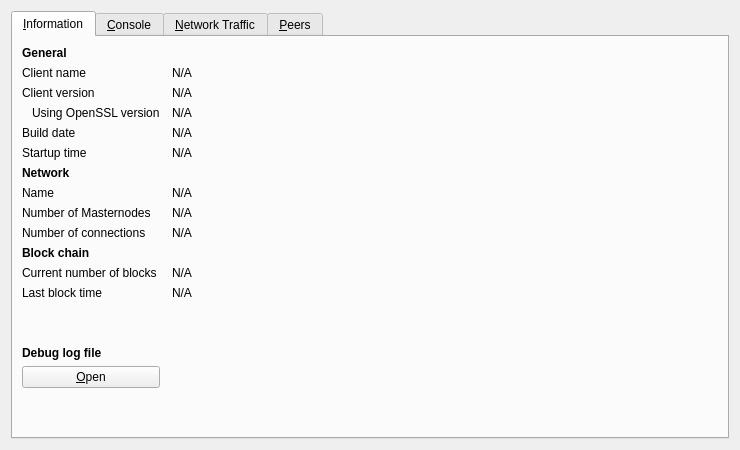
<?xml version="1.0" encoding="UTF-8"?>
<ui version="4.0">
 <class>RPCConsole</class>
 <widget class="QWidget" name="RPCConsole">
  <property name="geometry">
   <rect>
    <x>0</x>
    <y>0</y>
    <width>740</width>
    <height>450</height>
   </rect>
  </property>
  <property name="windowTitle">
   <string>Debug window</string>
  </property>
  <layout class="QVBoxLayout" name="verticalLayout_2">
   <item>
    <widget class="QTabWidget" name="tabWidget">
     <property name="currentIndex">
      <number>0</number>
     </property>
     <widget class="QWidget" name="tab_info">
      <attribute name="title">
       <string>&amp;Information</string>
      </attribute>
      <layout class="QGridLayout" name="gridLayout" columnstretch="0,1">
       <property name="horizontalSpacing">
        <number>12</number>
       </property>
       <item row="0" column="0">
        <widget class="QLabel" name="label_9">
         <property name="font">
          <font>
           <weight>75</weight>
           <bold>true</bold>
          </font>
         </property>
         <property name="text">
          <string>General</string>
         </property>
        </widget>
       </item>
       <item row="1" column="0">
        <widget class="QLabel" name="label_5">
         <property name="text">
          <string>Client name</string>
         </property>
        </widget>
       </item>
       <item row="1" column="1">
        <widget class="QLabel" name="clientName">
         <property name="cursor">
          <cursorShape>IBeamCursor</cursorShape>
         </property>
         <property name="text">
          <string>N/A</string>
         </property>
         <property name="textFormat">
          <enum>Qt::PlainText</enum>
         </property>
         <property name="textInteractionFlags">
          <set>Qt::LinksAccessibleByMouse|Qt::TextSelectableByKeyboard|Qt::TextSelectableByMouse</set>
         </property>
        </widget>
       </item>
       <item row="2" column="0">
        <widget class="QLabel" name="label_6">
         <property name="text">
          <string>Client version</string>
         </property>
        </widget>
       </item>
       <item row="2" column="1">
        <widget class="QLabel" name="clientVersion">
         <property name="cursor">
          <cursorShape>IBeamCursor</cursorShape>
         </property>
         <property name="text">
          <string>N/A</string>
         </property>
         <property name="textFormat">
          <enum>Qt::PlainText</enum>
         </property>
         <property name="textInteractionFlags">
          <set>Qt::LinksAccessibleByMouse|Qt::TextSelectableByKeyboard|Qt::TextSelectableByMouse</set>
         </property>
        </widget>
       </item>
       <item row="3" column="0">
        <widget class="QLabel" name="label_14">
         <property name="text">
          <string>Using OpenSSL version</string>
         </property>
         <property name="indent">
          <number>10</number>
         </property>
        </widget>
       </item>
       <item row="3" column="1">
        <widget class="QLabel" name="openSSLVersion">
         <property name="cursor">
          <cursorShape>IBeamCursor</cursorShape>
         </property>
         <property name="text">
          <string>N/A</string>
         </property>
         <property name="textFormat">
          <enum>Qt::PlainText</enum>
         </property>
         <property name="textInteractionFlags">
          <set>Qt::LinksAccessibleByMouse|Qt::TextSelectableByKeyboard|Qt::TextSelectableByMouse</set>
         </property>
        </widget>
       </item>
       <item row="4" column="0">
        <widget class="QLabel" name="label_12">
         <property name="text">
          <string>Build date</string>
         </property>
        </widget>
       </item>
       <item row="4" column="1">
        <widget class="QLabel" name="buildDate">
         <property name="cursor">
          <cursorShape>IBeamCursor</cursorShape>
         </property>
         <property name="text">
          <string>N/A</string>
         </property>
         <property name="textFormat">
          <enum>Qt::PlainText</enum>
         </property>
         <property name="textInteractionFlags">
          <set>Qt::LinksAccessibleByMouse|Qt::TextSelectableByKeyboard|Qt::TextSelectableByMouse</set>
         </property>
        </widget>
       </item>
       <item row="5" column="0">
        <widget class="QLabel" name="label_13">
         <property name="text">
          <string>Startup time</string>
         </property>
        </widget>
       </item>
       <item row="5" column="1">
        <widget class="QLabel" name="startupTime">
         <property name="cursor">
          <cursorShape>IBeamCursor</cursorShape>
         </property>
         <property name="text">
          <string>N/A</string>
         </property>
         <property name="textFormat">
          <enum>Qt::PlainText</enum>
         </property>
         <property name="textInteractionFlags">
          <set>Qt::LinksAccessibleByMouse|Qt::TextSelectableByKeyboard|Qt::TextSelectableByMouse</set>
         </property>
        </widget>
       </item>
       <item row="6" column="0">
        <widget class="QLabel" name="label_11">
         <property name="font">
          <font>
           <weight>75</weight>
           <bold>true</bold>
          </font>
         </property>
         <property name="text">
          <string>Network</string>
         </property>
        </widget>
       </item>
       <item row="7" column="0">
        <widget class="QLabel" name="label_8">
         <property name="text">
          <string>Name</string>
         </property>
        </widget>
       </item>
       <item row="7" column="1">
        <widget class="QLabel" name="networkName">
         <property name="cursor">
          <cursorShape>IBeamCursor</cursorShape>
         </property>
         <property name="text">
          <string>N/A</string>
         </property>
         <property name="textFormat">
          <enum>Qt::PlainText</enum>
         </property>
         <property name="textInteractionFlags">
          <set>Qt::LinksAccessibleByMouse|Qt::TextSelectableByKeyboard|Qt::TextSelectableByMouse</set>
         </property>
        </widget>
       </item>
       <item row="8" column="0">
        <widget class="QLabel" name="masternodeCountLabel">
         <property name="text">
          <string>Number of Masternodes</string>
         </property>
        </widget>
       </item>
       <item row="8" column="1">
        <widget class="QLabel" name="masternodeCount">
         <property name="text">
          <string>N/A</string>
         </property>
        </widget>
       </item>
       <item row="9" column="0">
        <widget class="QLabel" name="label_7">
         <property name="text">
          <string>Number of connections</string>
         </property>
        </widget>
       </item>
       <item row="9" column="1">
        <widget class="QLabel" name="numberOfConnections">
         <property name="cursor">
          <cursorShape>IBeamCursor</cursorShape>
         </property>
         <property name="text">
          <string>N/A</string>
         </property>
         <property name="textFormat">
          <enum>Qt::PlainText</enum>
         </property>
         <property name="textInteractionFlags">
          <set>Qt::LinksAccessibleByMouse|Qt::TextSelectableByKeyboard|Qt::TextSelectableByMouse</set>
         </property>
        </widget>
       </item>
       <item row="10" column="0">
        <widget class="QLabel" name="label_10">
         <property name="font">
          <font>
           <weight>75</weight>
           <bold>true</bold>
          </font>
         </property>
         <property name="text">
          <string>Block chain</string>
         </property>
        </widget>
       </item>
       <item row="11" column="0">
        <widget class="QLabel" name="label_3">
         <property name="text">
          <string>Current number of blocks</string>
         </property>
        </widget>
       </item>
       <item row="11" column="1">
        <widget class="QLabel" name="numberOfBlocks">
         <property name="cursor">
          <cursorShape>IBeamCursor</cursorShape>
         </property>
         <property name="text">
          <string>N/A</string>
         </property>
         <property name="textFormat">
          <enum>Qt::PlainText</enum>
         </property>
         <property name="textInteractionFlags">
          <set>Qt::LinksAccessibleByMouse|Qt::TextSelectableByKeyboard|Qt::TextSelectableByMouse</set>
         </property>
        </widget>
       </item>
       <item row="12" column="0">
        <widget class="QLabel" name="label_2">
         <property name="text">
          <string>Last block time</string>
         </property>
        </widget>
       </item>
       <item row="12" column="1">
        <widget class="QLabel" name="lastBlockTime">
         <property name="cursor">
          <cursorShape>IBeamCursor</cursorShape>
         </property>
         <property name="text">
          <string>N/A</string>
         </property>
         <property name="textFormat">
          <enum>Qt::PlainText</enum>
         </property>
         <property name="textInteractionFlags">
          <set>Qt::LinksAccessibleByMouse|Qt::TextSelectableByKeyboard|Qt::TextSelectableByMouse</set>
         </property>
        </widget>
       </item>
       <item row="13" column="0">
        <spacer name="verticalSpacer_2">
         <property name="orientation">
          <enum>Qt::Vertical</enum>
         </property>
         <property name="sizeHint" stdset="0">
          <size>
           <width>20</width>
           <height>20</height>
          </size>
         </property>
        </spacer>
       </item>
       <item row="14" column="0">
        <widget class="QLabel" name="labelDebugLogfile">
         <property name="font">
          <font>
           <weight>75</weight>
           <bold>true</bold>
          </font>
         </property>
         <property name="text">
          <string>Debug log file</string>
         </property>
        </widget>
       </item>
       <item row="15" column="0">
        <widget class="QPushButton" name="openDebugLogfileButton">
         <property name="toolTip">
          <string>Open the MushroomChain debug log file from the current data directory. This can take a few seconds for large log files.</string>
         </property>
         <property name="text">
          <string>&amp;Open</string>
         </property>
         <property name="autoDefault">
          <bool>false</bool>
         </property>
        </widget>
       </item>
       <item row="16" column="0">
        <spacer name="verticalSpacer">
         <property name="orientation">
          <enum>Qt::Vertical</enum>
         </property>
         <property name="sizeHint" stdset="0">
          <size>
           <width>20</width>
           <height>40</height>
          </size>
         </property>
        </spacer>
       </item>
      </layout>
     </widget>
     <widget class="QWidget" name="tab_console">
      <attribute name="title">
       <string>&amp;Console</string>
      </attribute>
      <layout class="QVBoxLayout" name="verticalLayout_3">
       <property name="spacing">
        <number>3</number>
       </property>
       <item>
        <widget class="QTextEdit" name="messagesWidget">
         <property name="minimumSize">
          <size>
           <width>0</width>
           <height>100</height>
          </size>
         </property>
         <property name="readOnly">
          <bool>true</bool>
         </property>
         <property name="tabKeyNavigation" stdset="0">
          <bool>false</bool>
         </property>
         <property name="columnCount" stdset="0">
          <number>2</number>
         </property>
        </widget>
       </item>
       <item>
        <layout class="QHBoxLayout" name="horizontalLayout">
         <property name="spacing">
          <number>3</number>
         </property>
         <item>
          <widget class="QLabel" name="label">
           <property name="text">
            <string notr="true">&gt;</string>
           </property>
          </widget>
         </item>
         <item>
          <widget class="QLineEdit" name="lineEdit"/>
         </item>
         <item>
          <widget class="QPushButton" name="clearButton">
           <property name="maximumSize">
            <size>
             <width>24</width>
             <height>24</height>
            </size>
           </property>
           <property name="toolTip">
            <string>Clear console</string>
           </property>
           <property name="text">
            <string/>
           </property>
           <property name="icon">
            <iconset resource="../bitcoin.qrc">
             <normaloff>:/icons/remove</normaloff>:/icons/remove</iconset>
           </property>
           <property name="shortcut">
            <string notr="true">Ctrl+L</string>
           </property>
           <property name="autoDefault">
            <bool>false</bool>
           </property>
          </widget>
         </item>
        </layout>
       </item>
      </layout>
     </widget>
     <widget class="QWidget" name="tab_nettraffic">
      <attribute name="title">
       <string>&amp;Network Traffic</string>
      </attribute>
      <layout class="QHBoxLayout" name="horizontalLayout_3">
       <item>
        <layout class="QVBoxLayout" name="verticalLayout_4">
         <item>
          <widget class="TrafficGraphWidget" name="trafficGraph" native="true">
           <property name="sizePolicy">
            <sizepolicy hsizetype="Expanding" vsizetype="Expanding">
             <horstretch>0</horstretch>
             <verstretch>0</verstretch>
            </sizepolicy>
           </property>
          </widget>
         </item>
         <item>
          <layout class="QHBoxLayout" name="horizontalLayout_2">
           <item>
            <widget class="QSlider" name="sldGraphRange">
             <property name="minimum">
              <number>1</number>
             </property>
             <property name="maximum">
              <number>288</number>
             </property>
             <property name="pageStep">
              <number>12</number>
             </property>
             <property name="value">
              <number>6</number>
             </property>
             <property name="orientation">
              <enum>Qt::Horizontal</enum>
             </property>
            </widget>
           </item>
           <item>
            <widget class="QLabel" name="lblGraphRange">
             <property name="minimumSize">
              <size>
               <width>100</width>
               <height>0</height>
              </size>
             </property>
             <property name="alignment">
              <set>Qt::AlignCenter</set>
             </property>
            </widget>
           </item>
           <item>
            <widget class="QPushButton" name="btnClearTrafficGraph">
             <property name="text">
              <string>&amp;Clear</string>
             </property>
            </widget>
           </item>
          </layout>
         </item>
        </layout>
       </item>
       <item>
        <layout class="QVBoxLayout" name="verticalLayout">
         <item>
          <widget class="QGroupBox" name="groupBox">
           <property name="title">
            <string>Totals</string>
           </property>
           <layout class="QVBoxLayout" name="verticalLayout_5">
            <item>
             <layout class="QHBoxLayout" name="horizontalLayout_4">
              <item>
               <widget class="Line" name="line">
                <property name="sizePolicy">
                 <sizepolicy hsizetype="Fixed" vsizetype="Fixed">
                  <horstretch>0</horstretch>
                  <verstretch>0</verstretch>
                 </sizepolicy>
                </property>
                <property name="minimumSize">
                 <size>
                  <width>10</width>
                  <height>0</height>
                 </size>
                </property>
                <property name="palette">
                 <palette>
                  <active>
                   <colorrole role="Light">
                    <brush brushstyle="SolidPattern">
                     <color alpha="255">
                      <red>0</red>
                      <green>255</green>
                      <blue>0</blue>
                     </color>
                    </brush>
                   </colorrole>
                  </active>
                  <inactive>
                   <colorrole role="Light">
                    <brush brushstyle="SolidPattern">
                     <color alpha="255">
                      <red>0</red>
                      <green>255</green>
                      <blue>0</blue>
                     </color>
                    </brush>
                   </colorrole>
                  </inactive>
                  <disabled>
                   <colorrole role="Light">
                    <brush brushstyle="SolidPattern">
                     <color alpha="255">
                      <red>0</red>
                      <green>255</green>
                      <blue>0</blue>
                     </color>
                    </brush>
                   </colorrole>
                  </disabled>
                 </palette>
                </property>
                <property name="orientation">
                 <enum>Qt::Horizontal</enum>
                </property>
               </widget>
              </item>
              <item>
               <widget class="QLabel" name="label_16">
                <property name="text">
                 <string>In:</string>
                </property>
               </widget>
              </item>
              <item>
               <widget class="QLabel" name="lblBytesIn">
                <property name="minimumSize">
                 <size>
                  <width>50</width>
                  <height>0</height>
                 </size>
                </property>
                <property name="alignment">
                 <set>Qt::AlignRight|Qt::AlignTrailing|Qt::AlignVCenter</set>
                </property>
               </widget>
              </item>
             </layout>
            </item>
            <item>
             <layout class="QHBoxLayout" name="horizontalLayout_5">
              <item>
               <widget class="Line" name="line_2">
                <property name="sizePolicy">
                 <sizepolicy hsizetype="Fixed" vsizetype="Fixed">
                  <horstretch>0</horstretch>
                  <verstretch>0</verstretch>
                 </sizepolicy>
                </property>
                <property name="minimumSize">
                 <size>
                  <width>10</width>
                  <height>0</height>
                 </size>
                </property>
                <property name="palette">
                 <palette>
                  <active>
                   <colorrole role="Light">
                    <brush brushstyle="SolidPattern">
                     <color alpha="255">
                      <red>255</red>
                      <green>0</green>
                      <blue>0</blue>
                     </color>
                    </brush>
                   </colorrole>
                  </active>
                  <inactive>
                   <colorrole role="Light">
                    <brush brushstyle="SolidPattern">
                     <color alpha="255">
                      <red>255</red>
                      <green>0</green>
                      <blue>0</blue>
                     </color>
                    </brush>
                   </colorrole>
                  </inactive>
                  <disabled>
                   <colorrole role="Light">
                    <brush brushstyle="SolidPattern">
                     <color alpha="255">
                      <red>255</red>
                      <green>0</green>
                      <blue>0</blue>
                     </color>
                    </brush>
                   </colorrole>
                  </disabled>
                 </palette>
                </property>
                <property name="orientation">
                 <enum>Qt::Horizontal</enum>
                </property>
               </widget>
              </item>
              <item>
               <widget class="QLabel" name="label_17">
                <property name="text">
                 <string>Out:</string>
                </property>
               </widget>
              </item>
              <item>
               <widget class="QLabel" name="lblBytesOut">
                <property name="minimumSize">
                 <size>
                  <width>50</width>
                  <height>0</height>
                 </size>
                </property>
                <property name="alignment">
                 <set>Qt::AlignRight|Qt::AlignTrailing|Qt::AlignVCenter</set>
                </property>
               </widget>
              </item>
             </layout>
            </item>
            <item>
             <spacer name="verticalSpacer_4">
              <property name="orientation">
               <enum>Qt::Vertical</enum>
              </property>
              <property name="sizeHint" stdset="0">
               <size>
                <width>20</width>
                <height>407</height>
               </size>
              </property>
             </spacer>
            </item>
           </layout>
          </widget>
         </item>
        </layout>
       </item>
      </layout>
     </widget>
     <widget class="QWidget" name="tab_peers">
      <attribute name="title">
       <string>&amp;Peers</string>
      </attribute>
      <layout class="QGridLayout" name="gridLayout_2">
       <item row="0" column="0" rowspan="2">
        <layout class="QVBoxLayout" name="verticalLayout_101">
         <property name="spacing">
          <number>0</number>
         </property>
         <item>
          <widget class="QTableView" name="peerWidget">
           <property name="horizontalScrollBarPolicy">
            <enum>Qt::ScrollBarAsNeeded</enum>
           </property>
           <property name="sortingEnabled">
            <bool>true</bool>
           </property>
           <attribute name="horizontalHeaderHighlightSections">
            <bool>false</bool>
           </attribute>
          </widget>
         </item>
         <item>
          <widget class="QLabel" name="banHeading">
           <property name="sizePolicy">
            <sizepolicy hsizetype="Preferred" vsizetype="Minimum">
             <horstretch>0</horstretch>
             <verstretch>0</verstretch>
            </sizepolicy>
           </property>
           <property name="minimumSize">
            <size>
             <width>300</width>
             <height>32</height>
            </size>
           </property>
           <property name="maximumSize">
            <size>
             <width>16777215</width>
             <height>32</height>
            </size>
           </property>
           <property name="font">
            <font>
             <pointsize>12</pointsize>
            </font>
           </property>
           <property name="cursor">
            <cursorShape>IBeamCursor</cursorShape>
           </property>
           <property name="text">
            <string>Banned peers</string>
           </property>
           <property name="alignment">
            <set>Qt::AlignBottom|Qt::AlignLeading|Qt::AlignLeft</set>
           </property>
           <property name="wordWrap">
            <bool>true</bool>
           </property>
           <property name="textInteractionFlags">
            <set>Qt::NoTextInteraction</set>
           </property>
          </widget>
         </item>
         <item>
          <widget class="QTableView" name="banlistWidget">
           <property name="sizePolicy">
            <sizepolicy hsizetype="Expanding" vsizetype="Expanding">
             <horstretch>0</horstretch>
             <verstretch>0</verstretch>
            </sizepolicy>
           </property>
           <property name="horizontalScrollBarPolicy">
            <enum>Qt::ScrollBarAsNeeded</enum>
           </property>
           <property name="sortingEnabled">
            <bool>true</bool>
           </property>
           <attribute name="horizontalHeaderHighlightSections">
            <bool>false</bool>
           </attribute>
          </widget>
         </item>
        </layout>
       </item>
       <item row="0" column="1">
        <widget class="QLabel" name="peerHeading">
         <property name="sizePolicy">
          <sizepolicy hsizetype="Preferred" vsizetype="Minimum">
           <horstretch>0</horstretch>
           <verstretch>0</verstretch>
          </sizepolicy>
         </property>
         <property name="minimumSize">
          <size>
           <width>300</width>
           <height>32</height>
          </size>
         </property>
         <property name="font">
          <font>
           <pointsize>10</pointsize>
          </font>
         </property>
         <property name="cursor">
          <cursorShape>IBeamCursor</cursorShape>
         </property>
         <property name="text">
          <string>Select a peer to view detailed information.</string>
         </property>
         <property name="alignment">
          <set>Qt::AlignHCenter|Qt::AlignTop</set>
         </property>
         <property name="wordWrap">
          <bool>true</bool>
         </property>
         <property name="textInteractionFlags">
          <set>Qt::LinksAccessibleByMouse|Qt::TextSelectableByKeyboard|Qt::TextSelectableByMouse</set>
         </property>
        </widget>
       </item>
       <item row="1" column="1">
        <widget class="QWidget" name="detailWidget" native="true">
         <property name="minimumSize">
          <size>
           <width>300</width>
           <height>0</height>
          </size>
         </property>
         <layout class="QGridLayout" name="gridLayout_3">
          <item row="0" column="0">
           <widget class="QLabel" name="label_23">
            <property name="text">
             <string>Direction</string>
            </property>
           </widget>
          </item>
          <item row="0" column="2">
           <widget class="QLabel" name="peerDirection">
            <property name="cursor">
             <cursorShape>IBeamCursor</cursorShape>
            </property>
            <property name="text">
             <string>N/A</string>
            </property>
            <property name="textFormat">
             <enum>Qt::PlainText</enum>
            </property>
            <property name="textInteractionFlags">
             <set>Qt::LinksAccessibleByMouse|Qt::TextSelectableByKeyboard|Qt::TextSelectableByMouse</set>
            </property>
           </widget>
          </item>
          <item row="1" column="0">
           <widget class="QLabel" name="label_21">
            <property name="text">
             <string>Version</string>
            </property>
           </widget>
          </item>
          <item row="2" column="0">
           <widget class="QLabel" name="label_28">
            <property name="cursor">
             <cursorShape>IBeamCursor</cursorShape>
            </property>
            <property name="text">
             <string>User Agent</string>
            </property>
            <property name="textFormat">
             <enum>Qt::PlainText</enum>
            </property>
            <property name="textInteractionFlags">
             <set>Qt::LinksAccessibleByMouse|Qt::TextSelectableByKeyboard|Qt::TextSelectableByMouse</set>
            </property>
           </widget>
          </item>
          <item row="2" column="2">
           <widget class="QLabel" name="peerSubversion">
            <property name="cursor">
             <cursorShape>IBeamCursor</cursorShape>
            </property>
            <property name="text">
             <string>N/A</string>
            </property>
            <property name="textFormat">
             <enum>Qt::PlainText</enum>
            </property>
            <property name="textInteractionFlags">
             <set>Qt::LinksAccessibleByMouse|Qt::TextSelectableByKeyboard|Qt::TextSelectableByMouse</set>
            </property>
           </widget>
          </item>
          <item row="3" column="0">
           <widget class="QLabel" name="label_4">
            <property name="text">
             <string>Services</string>
            </property>
           </widget>
          </item>
          <item row="3" column="2">
           <widget class="QLabel" name="peerServices">
            <property name="cursor">
             <cursorShape>IBeamCursor</cursorShape>
            </property>
            <property name="text">
             <string>N/A</string>
            </property>
            <property name="textFormat">
             <enum>Qt::PlainText</enum>
            </property>
            <property name="textInteractionFlags">
             <set>Qt::LinksAccessibleByMouse|Qt::TextSelectableByKeyboard|Qt::TextSelectableByMouse</set>
            </property>
           </widget>
          </item>
          <item row="8" column="0">
           <widget class="QLabel" name="label_22">
            <property name="text">
             <string>Connection Time:</string>
            </property>
           </widget>
          </item>
          <item row="4" column="0">
           <widget class="QLabel" name="label_25">
            <property name="text">
             <string>Sync Node</string>
            </property>
           </widget>
          </item>
          <item row="4" column="2">
           <widget class="QLabel" name="peerSyncNode">
            <property name="cursor">
             <cursorShape>IBeamCursor</cursorShape>
            </property>
            <property name="text">
             <string>N/A</string>
            </property>
            <property name="textFormat">
             <enum>Qt::PlainText</enum>
            </property>
            <property name="textInteractionFlags">
             <set>Qt::LinksAccessibleByMouse|Qt::TextSelectableByKeyboard|Qt::TextSelectableByMouse</set>
            </property>
           </widget>
          </item>
          <item row="5" column="0">
           <widget class="QLabel" name="label_29">
            <property name="text">
             <string>Starting Height</string>
            </property>
           </widget>
          </item>
          <item row="5" column="2">
           <widget class="QLabel" name="peerHeight">
            <property name="cursor">
             <cursorShape>IBeamCursor</cursorShape>
            </property>
            <property name="text">
             <string>N/A</string>
            </property>
            <property name="textFormat">
             <enum>Qt::PlainText</enum>
            </property>
            <property name="textInteractionFlags">
             <set>Qt::LinksAccessibleByMouse|Qt::TextSelectableByKeyboard|Qt::TextSelectableByMouse</set>
            </property>
           </widget>
          </item>
          <item row="7" column="0">
           <widget class="QLabel" name="label_24">
            <property name="text">
             <string>Ban Score</string>
            </property>
           </widget>
          </item>
          <item row="7" column="2">
           <widget class="QLabel" name="peerBanScore">
            <property name="cursor">
             <cursorShape>IBeamCursor</cursorShape>
            </property>
            <property name="text">
             <string>N/A</string>
            </property>
            <property name="textFormat">
             <enum>Qt::PlainText</enum>
            </property>
            <property name="textInteractionFlags">
             <set>Qt::LinksAccessibleByMouse|Qt::TextSelectableByKeyboard|Qt::TextSelectableByMouse</set>
            </property>
           </widget>
          </item>
          <item row="8" column="0">
           <widget class="QLabel" name="connectionTime">
            <property name="text">
             <string>Connection Time</string>
            </property>
           </widget>
          </item>
          <item row="8" column="2">
           <widget class="QLabel" name="peerConnTime">
            <property name="cursor">
             <cursorShape>IBeamCursor</cursorShape>
            </property>
            <property name="text">
             <string>N/A</string>
            </property>
            <property name="textFormat">
             <enum>Qt::PlainText</enum>
            </property>
            <property name="textInteractionFlags">
             <set>Qt::LinksAccessibleByMouse|Qt::TextSelectableByKeyboard|Qt::TextSelectableByMouse</set>
            </property>
           </widget>
          </item>
          <item row="9" column="0">
           <widget class="QLabel" name="label_15">
            <property name="text">
             <string>Last Send</string>
            </property>
           </widget>
          </item>
          <item row="9" column="2">
           <widget class="QLabel" name="peerLastSend">
            <property name="cursor">
             <cursorShape>IBeamCursor</cursorShape>
            </property>
            <property name="text">
             <string>N/A</string>
            </property>
            <property name="textFormat">
             <enum>Qt::PlainText</enum>
            </property>
            <property name="textInteractionFlags">
             <set>Qt::LinksAccessibleByMouse|Qt::TextSelectableByKeyboard|Qt::TextSelectableByMouse</set>
            </property>
           </widget>
          </item>
          <item row="10" column="0">
           <widget class="QLabel" name="label_19">
            <property name="text">
             <string>Last Recieve</string>
            </property>
           </widget>
          </item>
          <item row="10" column="2">
           <widget class="QLabel" name="peerLastRecv">
            <property name="cursor">
             <cursorShape>IBeamCursor</cursorShape>
            </property>
            <property name="text">
             <string>N/A</string>
            </property>
            <property name="textFormat">
             <enum>Qt::PlainText</enum>
            </property>
            <property name="textInteractionFlags">
             <set>Qt::LinksAccessibleByMouse|Qt::TextSelectableByKeyboard|Qt::TextSelectableByMouse</set>
            </property>
           </widget>
          </item>
          <item row="11" column="0">
           <widget class="QLabel" name="label_18">
            <property name="text">
             <string>Last Send:</string>
            </property>
           </widget>
          </item>
          <item row="11" column="2">
           <widget class="QLabel" name="peerBytesSent">
            <property name="cursor">
             <cursorShape>IBeamCursor</cursorShape>
            </property>
            <property name="text">
             <string>N/A</string>
            </property>
            <property name="textFormat">
             <enum>Qt::PlainText</enum>
            </property>
            <property name="textInteractionFlags">
             <set>Qt::LinksAccessibleByMouse|Qt::TextSelectableByKeyboard|Qt::TextSelectableByMouse</set>
            </property>
           </widget>
          </item>
          <item row="12" column="0">
           <widget class="QLabel" name="label_20">
            <property name="text">
             <string>Bytes Received</string>
            </property>
           </widget>
          </item>
          <item row="12" column="2">
           <widget class="QLabel" name="peerBytesRecv">
            <property name="cursor">
             <cursorShape>IBeamCursor</cursorShape>
            </property>
            <property name="text">
             <string>N/A</string>
            </property>
            <property name="textFormat">
             <enum>Qt::PlainText</enum>
            </property>
            <property name="textInteractionFlags">
             <set>Qt::LinksAccessibleByMouse|Qt::TextSelectableByKeyboard|Qt::TextSelectableByMouse</set>
            </property>
           </widget>
          </item>
          <item row="13" column="0">
           <widget class="QLabel" name="label_26">
            <property name="text">
             <string>Ping Time</string>
            </property>
           </widget>
          </item>
          <item row="13" column="2">
           <widget class="QLabel" name="peerPingTime">
            <property name="cursor">
             <cursorShape>IBeamCursor</cursorShape>
            </property>
            <property name="text">
             <string>N/A</string>
            </property>
            <property name="textFormat">
             <enum>Qt::PlainText</enum>
            </property>
            <property name="textInteractionFlags">
             <set>Qt::LinksAccessibleByMouse|Qt::TextSelectableByKeyboard|Qt::TextSelectableByMouse</set>
            </property>
           </widget>
          </item>
          <item row="14" column="0">
           <widget class="QLabel" name="label_timeoffset">
            <property name="text">
             <string>Time Offset</string>
            </property>
           </widget>
          </item>
          <item row="14" column="2">
           <widget class="QLabel" name="timeoffset">
            <property name="cursor">
             <cursorShape>IBeamCursor</cursorShape>
            </property>
            <property name="text">
             <string>N/A</string>
            </property>
            <property name="textFormat">
             <enum>Qt::PlainText</enum>
            </property>
            <property name="textInteractionFlags">
             <set>Qt::LinksAccessibleByMouse|Qt::TextSelectableByKeyboard|Qt::TextSelectableByMouse</set>
            </property>
           </widget>
          </item>
          <item row="15" column="1">
           <spacer name="verticalSpacer_3">
            <property name="orientation">
             <enum>Qt::Vertical</enum>
            </property>
            <property name="sizeHint" stdset="0">
             <size>
              <width>20</width>
              <height>40</height>
             </size>
            </property>
           </spacer>
          </item>
          <item row="1" column="2">
           <widget class="QLabel" name="peerVersion">
            <property name="text">
             <string>N/A</string>
            </property>
           </widget>
          </item>
         </layout>
        </widget>
       </item>
      </layout>
     </widget>
    </widget>
   </item>
  </layout>
 </widget>
 <customwidgets>
  <customwidget>
   <class>TrafficGraphWidget</class>
   <extends>QWidget</extends>
   <header>trafficgraphwidget.h</header>
   <container>1</container>
   <slots>
    <slot>clear()</slot>
   </slots>
  </customwidget>
 </customwidgets>
 <resources>
  <include location="../bitcoin.qrc"/>
 </resources>
 <connections/>
</ui>
